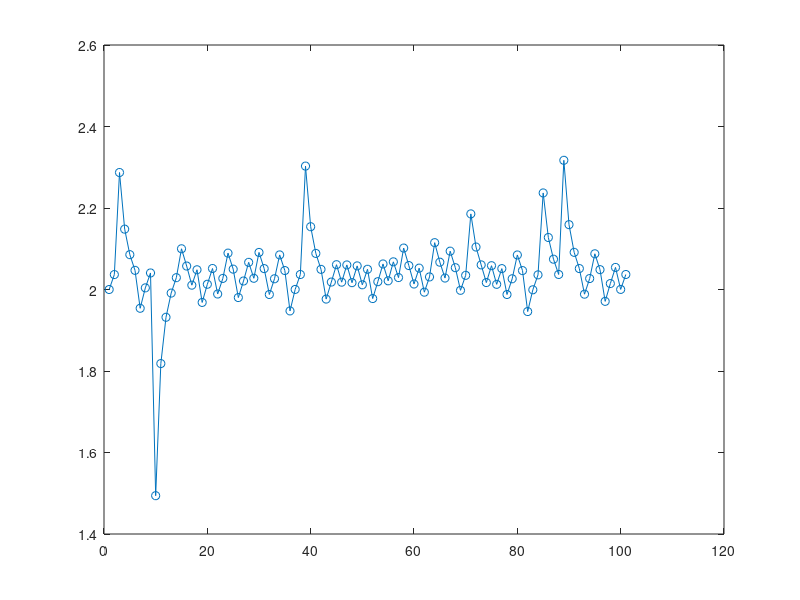
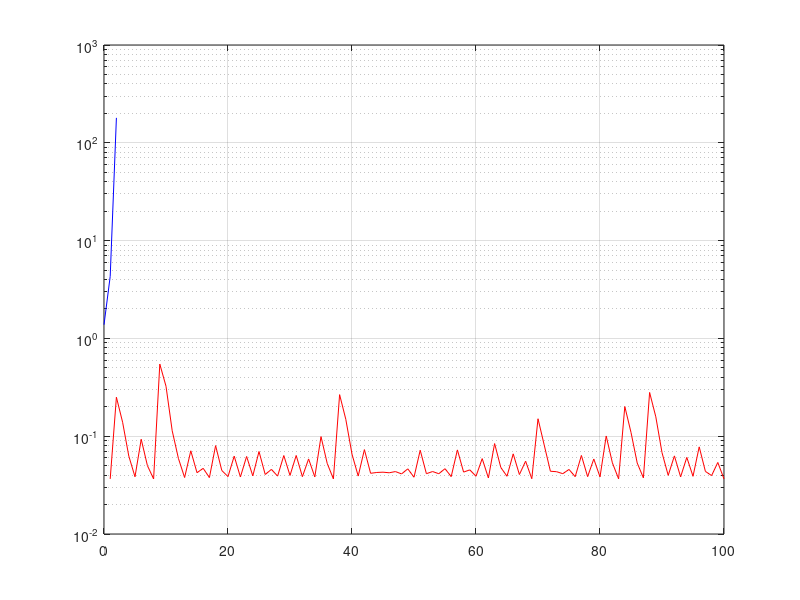

The MATLAB script that drew these images, in order:
clear all

% syms y(t)
%y(t) = 8*exp(-t/2)*cos(3*t) - 0.5;
%Df = diff(y,t)

% H = 0.5;

H = 2.864405473;

y = @(t) 8*exp(-t/2).*cos(3*t) - H;
yp = @(t) - 4*cos(3*t)*exp(-t/2) - 24*sin(3*t)*exp(-t/2);

% a). 
t = 2;
i = 0;
tolerance = 10^(-8);
diff = 1;
maxiter = 100;
vekofdiffs = [];
vekofis = [];

% testing
vekofts = [t];

% y(t) - tolerance < H < y(t) + tolerance
while  diff > tolerance && i < maxiter
    i = i + 1;
    tnew = t - y(t)/yp(t);
    diff = abs(tnew - t);
    t = tnew;
    vekofdiffs = [vekofdiffs diff];
    vekofis = [vekofis i];
    vekofts = [vekofts tnew];
    disp([i t diff])
end
diff
i
t
y(t)

figure()
plot([0:0.1:6]', y([0:0.1:6]'))
plot(vekofts, '-o')
figure()

semilogy(vekofis, vekofdiffs, 'r')
hold on
grid on

% a). t = 4.50, i = 14, startvärde 4.8 

%b).
tnew = 5;
t = 4;
isek = 0;
diff = 1;
vekofdiffssek = [];

while diff > tolerance && isek < maxiter
    isek = isek +1;
    tnew = tnew - y(tnew)*(tnew - t)/(y(tnew) - y(t));
    diff = abs (t - tnew);
    vekofdiffssek = [vekofdiffssek diff];
    t = tnew;
    tnew = tnew + diff;
end

diff
isek
t

semilogy(0:isek-1, vekofdiffssek, 'b')
hold on

%b). Startvärden: t0 = 4 och t1 = 5, Newton har en lite bättre konvergenshastighet eftersom att i är 5 och
%i för sek är 6. Det är eftersom konvergenshastigheten för sekantmetoden är
%ungefär 1.62 och newtons är kvadratisk alltså 2.

% c). Konvergenshastigheten för newtons ge en snabbare konvergens än
% sekant.
